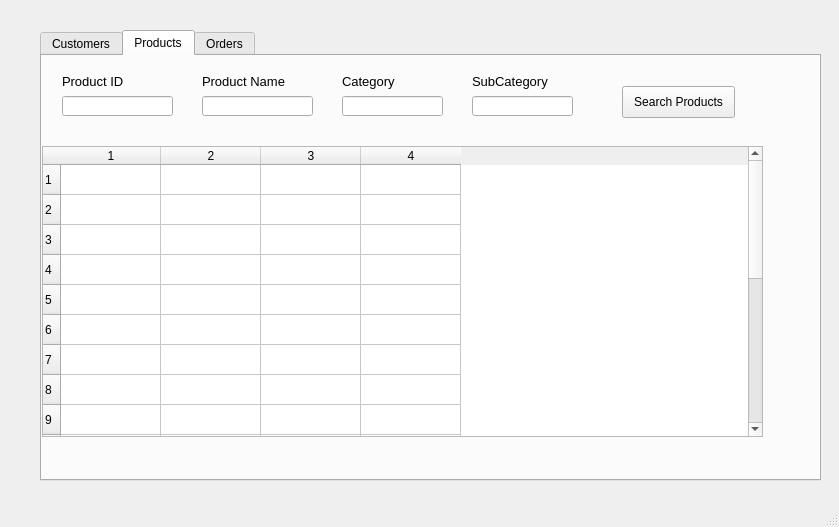
<?xml version="1.0" encoding="UTF-8"?>
<ui version="4.0">
 <class>MainWindow</class>
 <widget class="QMainWindow" name="MainWindow">
  <property name="geometry">
   <rect>
    <x>0</x>
    <y>0</y>
    <width>839</width>
    <height>527</height>
   </rect>
  </property>
  <property name="windowTitle">
   <string>Sales Associate</string>
  </property>
  <property name="styleSheet">
   <string notr="true">background-image: url(:/bg/images/background2.png);</string>
  </property>
  <widget class="QWidget" name="centralwidget">
   <widget class="QTabWidget" name="tabWidget">
    <property name="geometry">
     <rect>
      <x>40</x>
      <y>30</y>
      <width>781</width>
      <height>451</height>
     </rect>
    </property>
    <property name="currentIndex">
     <number>1</number>
    </property>
    <widget class="QWidget" name="customers">
     <attribute name="title">
      <string>Customers</string>
     </attribute>
     <widget class="QTableWidget" name="customers_table">
      <property name="geometry">
       <rect>
        <x>0</x>
        <y>80</y>
        <width>771</width>
        <height>291</height>
       </rect>
      </property>
      <property name="rowCount">
       <number>20</number>
      </property>
      <property name="columnCount">
       <number>9</number>
      </property>
      <row/>
      <row/>
      <row/>
      <row/>
      <row/>
      <row/>
      <row/>
      <row/>
      <row/>
      <row/>
      <row/>
      <row/>
      <row/>
      <row/>
      <row/>
      <row/>
      <row/>
      <row/>
      <row/>
      <row/>
      <column/>
      <column/>
      <column/>
      <column/>
      <column/>
      <column/>
      <column/>
      <column/>
      <column/>
     </widget>
     <widget class="QLineEdit" name="customerid">
      <property name="geometry">
       <rect>
        <x>10</x>
        <y>40</y>
        <width>81</width>
        <height>20</height>
       </rect>
      </property>
      <property name="text">
       <string/>
      </property>
     </widget>
     <widget class="QLabel" name="label">
      <property name="geometry">
       <rect>
        <x>100</x>
        <y>10</y>
        <width>81</width>
        <height>31</height>
       </rect>
      </property>
      <property name="font">
       <font>
        <pointsize>10</pointsize>
       </font>
      </property>
      <property name="text">
       <string>First Name</string>
      </property>
     </widget>
     <widget class="QLabel" name="label_2">
      <property name="geometry">
       <rect>
        <x>10</x>
        <y>10</y>
        <width>81</width>
        <height>31</height>
       </rect>
      </property>
      <property name="font">
       <font>
        <pointsize>10</pointsize>
       </font>
      </property>
      <property name="text">
       <string>Customer ID</string>
      </property>
     </widget>
     <widget class="QLineEdit" name="firstname">
      <property name="geometry">
       <rect>
        <x>100</x>
        <y>40</y>
        <width>81</width>
        <height>20</height>
       </rect>
      </property>
      <property name="text">
       <string/>
      </property>
     </widget>
     <widget class="QLabel" name="label_3">
      <property name="geometry">
       <rect>
        <x>190</x>
        <y>10</y>
        <width>81</width>
        <height>31</height>
       </rect>
      </property>
      <property name="font">
       <font>
        <pointsize>10</pointsize>
       </font>
      </property>
      <property name="text">
       <string>Last Name</string>
      </property>
     </widget>
     <widget class="QLineEdit" name="lastname">
      <property name="geometry">
       <rect>
        <x>190</x>
        <y>40</y>
        <width>81</width>
        <height>20</height>
       </rect>
      </property>
      <property name="text">
       <string/>
      </property>
     </widget>
     <widget class="QLabel" name="label_4">
      <property name="geometry">
       <rect>
        <x>290</x>
        <y>10</y>
        <width>81</width>
        <height>31</height>
       </rect>
      </property>
      <property name="font">
       <font>
        <pointsize>10</pointsize>
       </font>
      </property>
      <property name="text">
       <string>Segment</string>
      </property>
     </widget>
     <widget class="QLineEdit" name="segment">
      <property name="geometry">
       <rect>
        <x>290</x>
        <y>40</y>
        <width>81</width>
        <height>20</height>
       </rect>
      </property>
      <property name="text">
       <string/>
      </property>
     </widget>
     <widget class="QPushButton" name="search_customer_button">
      <property name="geometry">
       <rect>
        <x>400</x>
        <y>30</y>
        <width>113</width>
        <height>32</height>
       </rect>
      </property>
      <property name="text">
       <string>Search Customers</string>
      </property>
     </widget>
    </widget>
    <widget class="QWidget" name="products">
     <attribute name="title">
      <string>Products</string>
     </attribute>
     <widget class="QTableWidget" name="products_table">
      <property name="geometry">
       <rect>
        <x>0</x>
        <y>90</y>
        <width>721</width>
        <height>291</height>
       </rect>
      </property>
      <property name="rowCount">
       <number>20</number>
      </property>
      <property name="columnCount">
       <number>4</number>
      </property>
      <row/>
      <row/>
      <row/>
      <row/>
      <row/>
      <row/>
      <row/>
      <row/>
      <row/>
      <row/>
      <row/>
      <row/>
      <row/>
      <row/>
      <row/>
      <row/>
      <row/>
      <row/>
      <row/>
      <row/>
      <column/>
      <column/>
      <column/>
      <column/>
     </widget>
     <widget class="QLabel" name="label_5">
      <property name="geometry">
       <rect>
        <x>20</x>
        <y>10</y>
        <width>81</width>
        <height>31</height>
       </rect>
      </property>
      <property name="font">
       <font>
        <pointsize>10</pointsize>
       </font>
      </property>
      <property name="text">
       <string>Product ID</string>
      </property>
     </widget>
     <widget class="QLineEdit" name="productid">
      <property name="geometry">
       <rect>
        <x>20</x>
        <y>40</y>
        <width>111</width>
        <height>20</height>
       </rect>
      </property>
      <property name="text">
       <string/>
      </property>
     </widget>
     <widget class="QLabel" name="label_6">
      <property name="geometry">
       <rect>
        <x>160</x>
        <y>10</y>
        <width>91</width>
        <height>31</height>
       </rect>
      </property>
      <property name="font">
       <font>
        <pointsize>10</pointsize>
       </font>
      </property>
      <property name="text">
       <string>Product Name</string>
      </property>
     </widget>
     <widget class="QLineEdit" name="productname">
      <property name="geometry">
       <rect>
        <x>160</x>
        <y>40</y>
        <width>111</width>
        <height>20</height>
       </rect>
      </property>
      <property name="text">
       <string/>
      </property>
     </widget>
     <widget class="QLabel" name="label_7">
      <property name="geometry">
       <rect>
        <x>300</x>
        <y>10</y>
        <width>91</width>
        <height>31</height>
       </rect>
      </property>
      <property name="font">
       <font>
        <pointsize>10</pointsize>
       </font>
      </property>
      <property name="text">
       <string>Category</string>
      </property>
     </widget>
     <widget class="QLabel" name="label_8">
      <property name="geometry">
       <rect>
        <x>430</x>
        <y>10</y>
        <width>91</width>
        <height>31</height>
       </rect>
      </property>
      <property name="font">
       <font>
        <pointsize>10</pointsize>
       </font>
      </property>
      <property name="text">
       <string>SubCategory</string>
      </property>
     </widget>
     <widget class="QLineEdit" name="category">
      <property name="geometry">
       <rect>
        <x>300</x>
        <y>40</y>
        <width>101</width>
        <height>20</height>
       </rect>
      </property>
      <property name="text">
       <string/>
      </property>
     </widget>
     <widget class="QLineEdit" name="subcategory">
      <property name="geometry">
       <rect>
        <x>430</x>
        <y>40</y>
        <width>101</width>
        <height>20</height>
       </rect>
      </property>
      <property name="text">
       <string/>
      </property>
     </widget>
     <widget class="QPushButton" name="search_product_button">
      <property name="geometry">
       <rect>
        <x>580</x>
        <y>30</y>
        <width>113</width>
        <height>32</height>
       </rect>
      </property>
      <property name="text">
       <string>Search Products</string>
      </property>
     </widget>
    </widget>
    <widget class="QWidget" name="orders">
     <attribute name="title">
      <string>Orders</string>
     </attribute>
     <widget class="QTableWidget" name="orders_table">
      <property name="geometry">
       <rect>
        <x>20</x>
        <y>90</y>
        <width>741</width>
        <height>291</height>
       </rect>
      </property>
      <property name="rowCount">
       <number>20</number>
      </property>
      <property name="columnCount">
       <number>7</number>
      </property>
      <row/>
      <row/>
      <row/>
      <row/>
      <row/>
      <row/>
      <row/>
      <row/>
      <row/>
      <row/>
      <row/>
      <row/>
      <row/>
      <row/>
      <row/>
      <row/>
      <row/>
      <row/>
      <row/>
      <row/>
      <column/>
      <column/>
      <column/>
      <column/>
      <column/>
      <column/>
      <column/>
     </widget>
     <widget class="QLabel" name="label_9">
      <property name="geometry">
       <rect>
        <x>10</x>
        <y>10</y>
        <width>81</width>
        <height>31</height>
       </rect>
      </property>
      <property name="font">
       <font>
        <pointsize>10</pointsize>
       </font>
      </property>
      <property name="text">
       <string>Order ID</string>
      </property>
     </widget>
     <widget class="QLineEdit" name="orderid">
      <property name="geometry">
       <rect>
        <x>10</x>
        <y>40</y>
        <width>81</width>
        <height>20</height>
       </rect>
      </property>
      <property name="text">
       <string/>
      </property>
     </widget>
     <widget class="QLabel" name="label_10">
      <property name="geometry">
       <rect>
        <x>110</x>
        <y>10</y>
        <width>81</width>
        <height>31</height>
       </rect>
      </property>
      <property name="font">
       <font>
        <pointsize>10</pointsize>
       </font>
      </property>
      <property name="text">
       <string>Ship Mode</string>
      </property>
     </widget>
     <widget class="QLineEdit" name="shipmode">
      <property name="geometry">
       <rect>
        <x>110</x>
        <y>40</y>
        <width>81</width>
        <height>20</height>
       </rect>
      </property>
      <property name="text">
       <string/>
      </property>
     </widget>
     <widget class="QLabel" name="label_11">
      <property name="geometry">
       <rect>
        <x>210</x>
        <y>10</y>
        <width>81</width>
        <height>31</height>
       </rect>
      </property>
      <property name="font">
       <font>
        <pointsize>10</pointsize>
       </font>
      </property>
      <property name="text">
       <string>Customer ID</string>
      </property>
     </widget>
     <widget class="QLineEdit" name="o_customerid">
      <property name="geometry">
       <rect>
        <x>210</x>
        <y>40</y>
        <width>81</width>
        <height>20</height>
       </rect>
      </property>
      <property name="text">
       <string/>
      </property>
     </widget>
     <widget class="QLabel" name="label_12">
      <property name="geometry">
       <rect>
        <x>310</x>
        <y>10</y>
        <width>81</width>
        <height>31</height>
       </rect>
      </property>
      <property name="font">
       <font>
        <pointsize>10</pointsize>
       </font>
      </property>
      <property name="text">
       <string>Product ID</string>
      </property>
     </widget>
     <widget class="QLineEdit" name="o_productid">
      <property name="geometry">
       <rect>
        <x>310</x>
        <y>40</y>
        <width>81</width>
        <height>20</height>
       </rect>
      </property>
      <property name="text">
       <string/>
      </property>
     </widget>
     <widget class="QPushButton" name="search_order_button">
      <property name="geometry">
       <rect>
        <x>430</x>
        <y>30</y>
        <width>113</width>
        <height>32</height>
       </rect>
      </property>
      <property name="text">
       <string>Search Orders</string>
      </property>
     </widget>
    </widget>
   </widget>
  </widget>
  <widget class="QMenuBar" name="menubar">
   <property name="geometry">
    <rect>
     <x>0</x>
     <y>0</y>
     <width>839</width>
     <height>22</height>
    </rect>
   </property>
  </widget>
  <widget class="QStatusBar" name="statusbar"/>
 </widget>
 <resources>
  <include location="resources.qrc"/>
  <include location="resources1.qrc"/>
 </resources>
 <connections/>
</ui>
